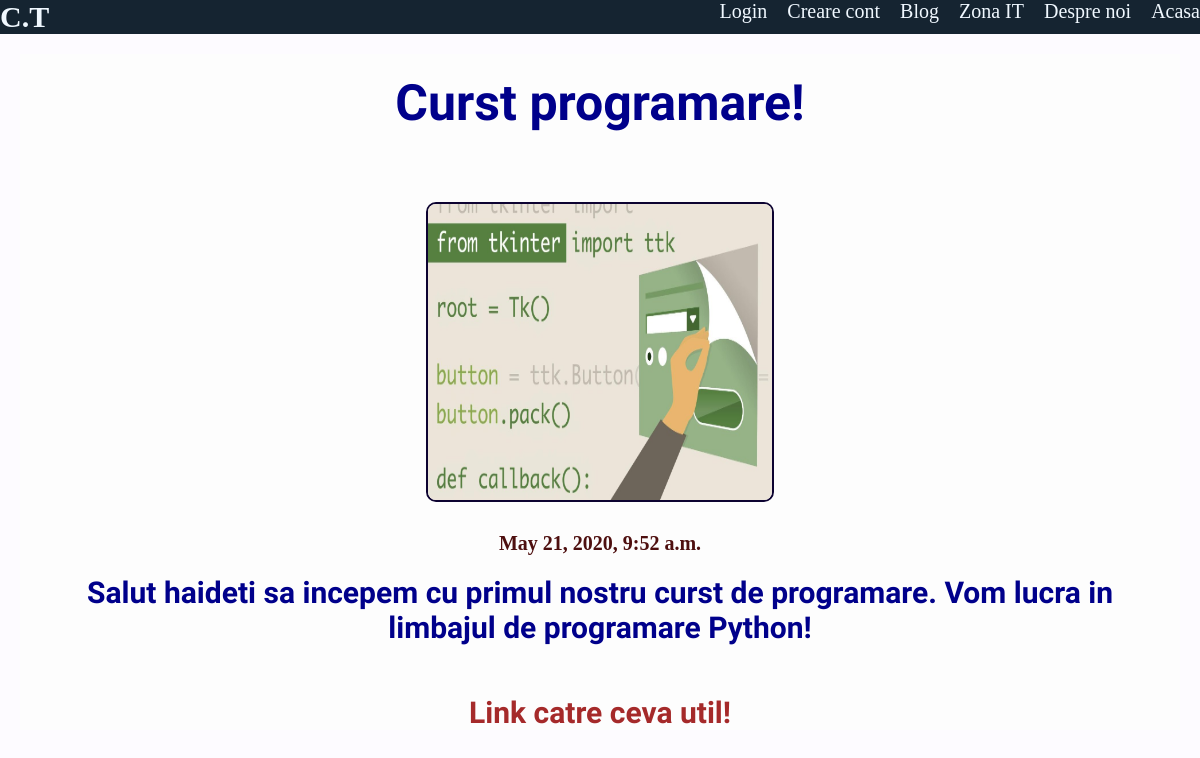
/blog/posts/5, run on the app's committed database.
### blog/models.py (models this page shows, shortened)
class Blog(models.Model):
    title = models.CharField(max_length=100)
    description = models.TextField()
    url = models.URLField(blank=None)
    img = models.ImageField(upload_to='media/pictures')
    date = models.DateTimeField(default=datetime.now(), blank=True)
    liked = models.ManyToManyField(
        User, default=None, blank=True, related_name='bloglikes')

### blog/views.py (the view)
# urls.py: path('posts/<int:pk_id>', views.posts, name='posts'),
def posts(request, pk_id):
    posts = get_object_or_404(Blog, pk=pk_id)
    return render(request, 'posts/posts.html', {'posts': posts})

### blog/templates/posts/posts.html (shortened to what this page needs)
{% load static %}
<!DOCTYPE html>
<html lang="en">
  <head>
    <link rel="stylesheet" href="{% static 'css/posts.css' %}" />
  </head>
  <body>
    <header>
      <nav class="navbar">
        <h1 id="logo">C.T</h1>
        <ul class="links">
          <li><a href="{% url 'home' %}">Acasa</a></li>
          <li><a href="{% url 'desprenoi' %}">Despre noi</a></li>
          <li><a href="{% url 'paginait' %}">Zona IT</a></li>
          <li><a href="{% url 'blog' %}">Blog</a></li>
          <li><a href="{% url 'autentificare' %}">Creare cont</a></li>
          <li><a href="{% url 'loginpage' %}">Login</a></li>
        </ul>
      </nav>
    </header>
    <div class="pythonbody">
      <h1>{{posts.title}}</h1>
      <img src="{{posts.img.url}}" height="300" width="300" />
      <h4>{{posts.date}}</h4>
      <h3>{{posts.description}}</h3>
      <h4><a href="{{posts.url}}">Link catre ceva util!</a></h4>
    </div>
  </body>
</html>

### blog/static/css/posts.css (style rules this page uses)
* { margin: 0; padding: 0; box-sizing: border-box; }
html { background-color: rgb(253, 251, 255); }
.pythonbody { background-color: rgb(253, 253, 253); margin: 20px 20px; position: relative; width: cover; }
.pythonbody h1 { padding: 20px; color: darkblue; font-size: 30px; text-align: center; font-family: "Raleway", sans-serif; font-family: "Dancing Script", cursive; }
.pythonbody img { margin-top: 50px; display: block; margin-left: auto; margin-right: auto; width: 30%; border-radius: 10px; border: 2px solid rgb(13, 3, 49); }
.pythonbody h3 { padding: 20px; color: darkblue; font-size: 30px; text-align: center; font-family: "Raleway", sans-serif; font-family: "Dancing Script", cursive; }
.pythonbody h4 { margin-top: 30px; color: rgb(78, 15, 15); font-size: 20px; text-align: center; }
.pythonbody a { margin-top: 100px; font-size: 30px; align-items: center; text-decoration: none; font-family: "Raleway", sans-serif; font-family: "Dancing Script", cursive; color: brown; }

### blog/templates/posts/posts.html (style rules this page uses)
.links li { display: inline; }
.links a { color: aliceblue; float: right; text-decoration: none; font-size: 20px; margin-left: 20px; }
#logo { color: aliceblue; float: left; font-size: 30px; }
.navbar { background-color: rgb(21, 36, 49); }
.pythonbody h1 { padding: 20px; color: darkblue; font-size: 50px; text-align: center; font-family: "Raleway", sans-serif; font-family: "Dancing Script", cursive; }

### data on the page
Blog: title "Curst programare!", img (picture), date "May 21, 2020, 9:52 a.m.", description "Salut haideti sa incepem cu primul nostru curst de programare. Vom lucra in limbajul de programare Python!"
